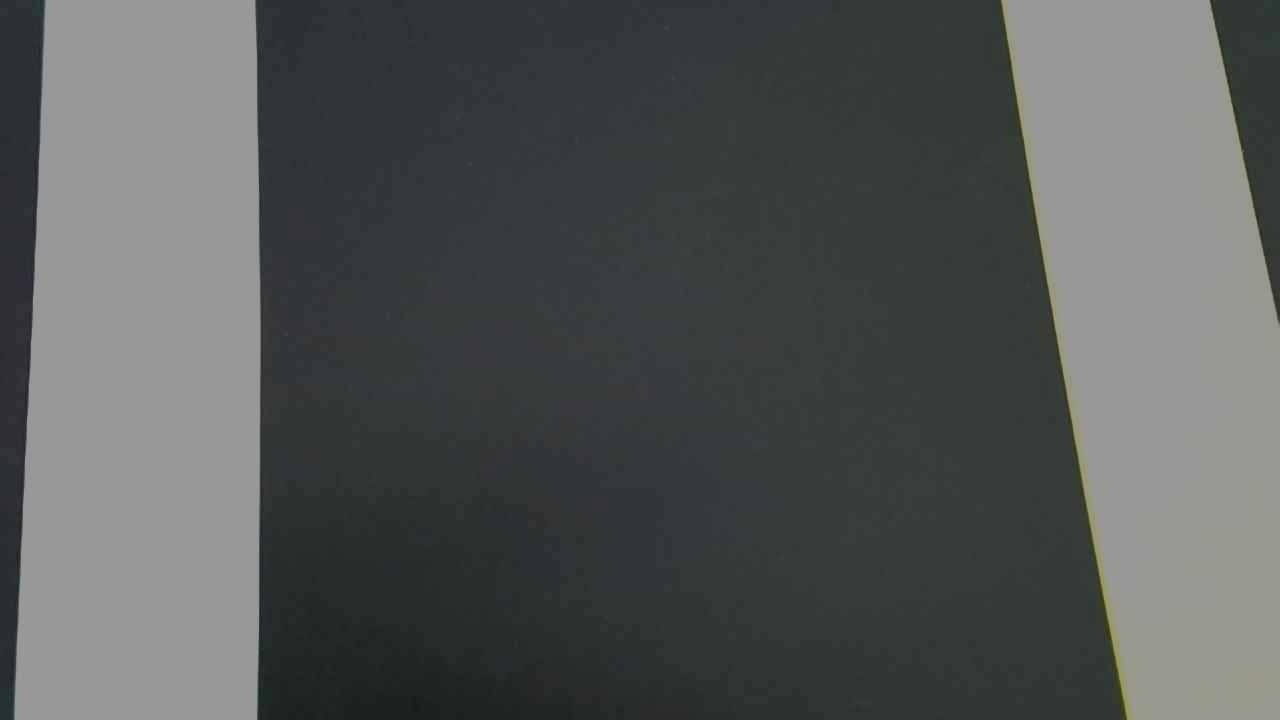
#> input picture src/turtlebot3_autorace_camera/turtlebot3_autorace_camera/saved_img/01.jpg, 1280 x 720 px, found by its file name
$ jupyter execute test_img.ipynb
#> lines starting #> are read from the running program, lines starting #| are printed output that depends on the picture
[cell 1]
import cv2
import numpy as np
import matplotlib.pyplot as plt

# 이미지 불러오기
img_path = '/home/kiwi/github_package/rokeypj_ws/src/turtlebot3_autorace_camera/turtlebot3_autorace_camera/saved_img/' \
+ "01.jpg"

# image_bgr = cv2.imread('/home/kiwi/github_package/rokeypj_ws/src/turtlebot3_autorace_camera/turtlebot3_autorace_camera/saved_img/saved_image_20250617_200339.jpg')
image_bgr = cv2.imread(img_path)
#> image_bgr is the input picture: shape (720, 1280, 3); mean B, G, R 87.4, 87.5, 85

image_rgb = cv2.cvtColor(image_bgr, cv2.COLOR_BGR2RGB)

# BGR → HSV 변환
image_hsv = cv2.cvtColor(image_bgr, cv2.COLOR_BGR2HSV)
#> image_hsv: shape (720, 1280, 3); mean H, S, V 63.8, 17.4, 88.7
h, s, v = cv2.split(image_hsv)
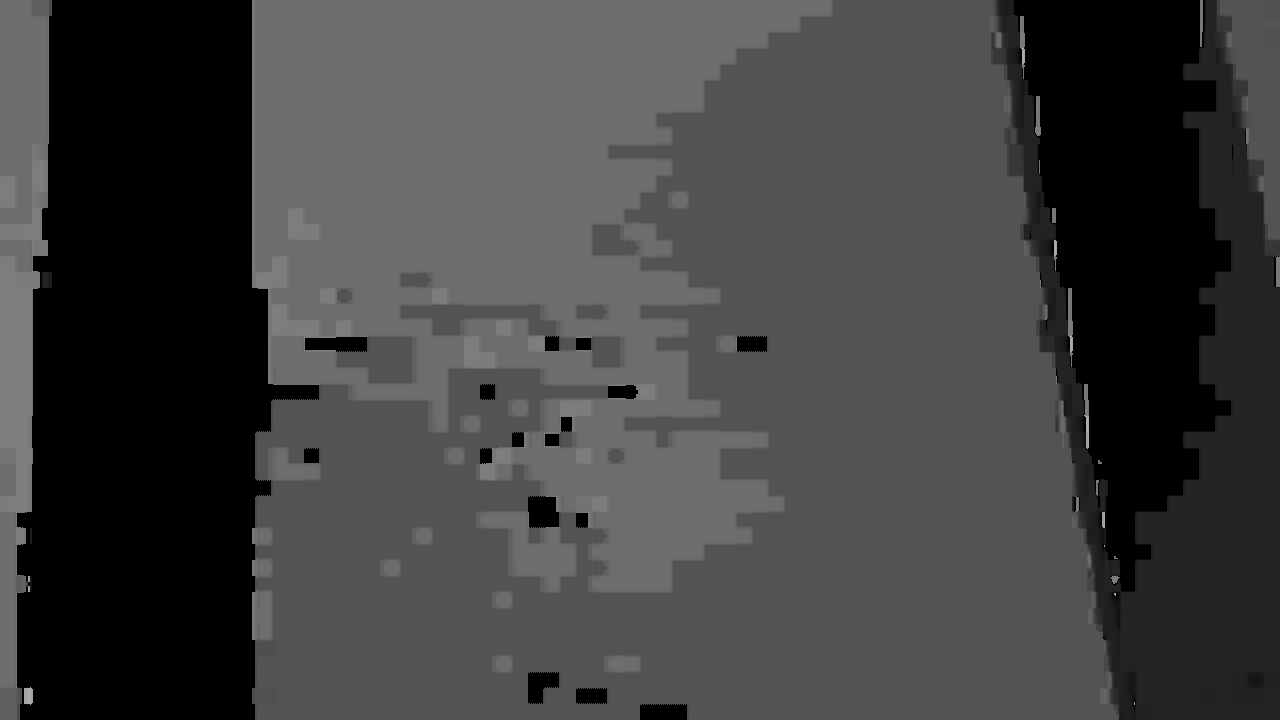
#> h: shape (720, 1280); min 0, max 173, mean 63.8
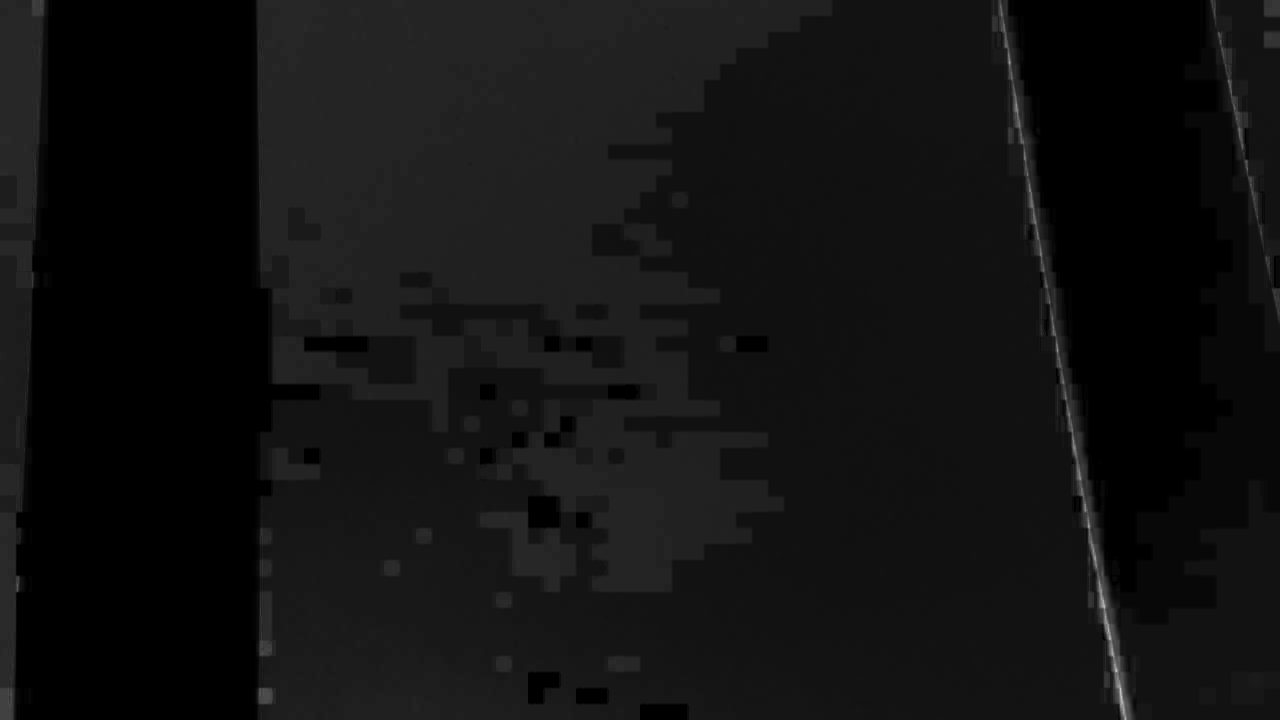
#> s: shape (720, 1280); min 0, max 200, mean 17.4


# 채널 통계 출력
print(f'Hue: min={h.min()}, max={h.max()}, mean={h.mean():.2f}')
#| Hue: min=0, max=173, mean=63.78
print(f'Saturation: min={s.min()}, max={s.max()}, mean={s.mean():.2f}')
#| Saturation: min=0, max=200, mean=17.41
print(f'Value: min={v.min()}, max={v.max()}, mean={v.mean():.2f}')
#| Value: min=28, max=168, mean=88.68

# 이미지 및 히스토그램 시각화
plt.figure(figsize=(16, 8))

# 원본 이미지
plt.subplot(2, 3, 1)
plt.imshow(image_rgb)
plt.title('Original Image')
plt.axis('off')

# Hue 히스토그램
plt.subplot(2, 3, 2)
plt.hist(h.ravel(), bins=180, range=(0, 180), color='red')
plt.title('Hue Histogram')

# Saturation 히스토그램
plt.subplot(2, 3, 3)
plt.hist(s.ravel(), bins=256, range=(0, 256), color='green')
plt.title('Saturation Histogram')

# Value 히스토그램
plt.subplot(2, 3, 4)
plt.hist(v.ravel(), bins=256, range=(0, 256), color='blue')
plt.title('Value Histogram')

# [11 lines of commented-out code are left out]

plt.tight_layout()
plt.show()
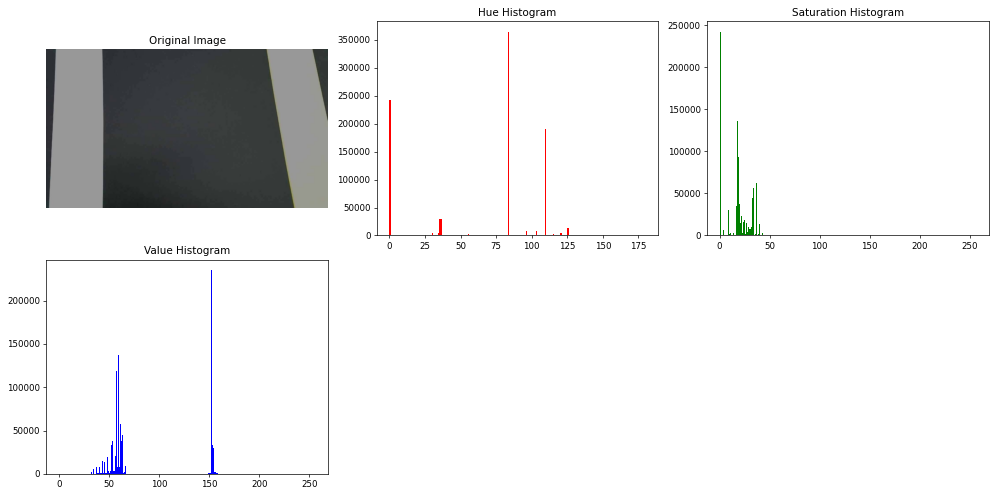
#> figure drawn by matplotlib, 4 panels; panel 2: tallest bar 364943 high, from x = 83 to 84; panel 3: tallest bar 242754 high, from x = 0 to 1; panel 4: tallest bar 235560 high, from x = 152 to 153
